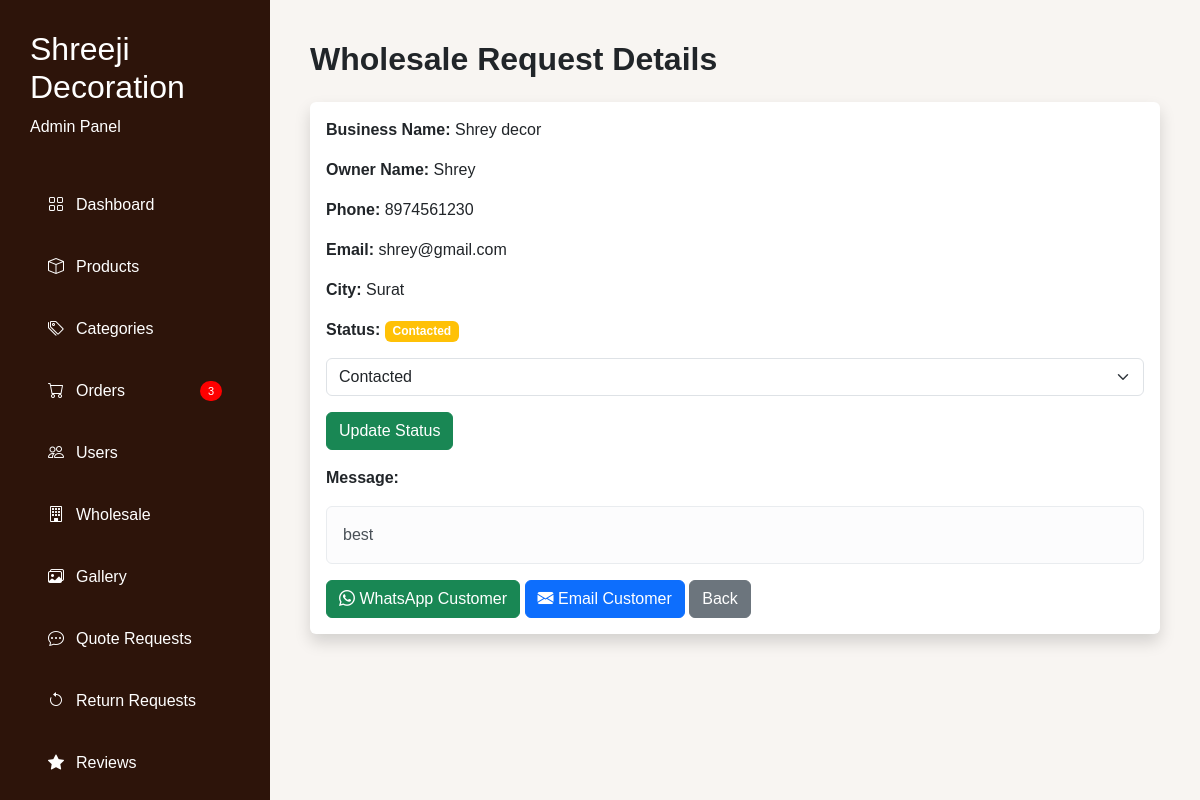
/admin/view-wholesale.php?id=1, run on the app's committed database.
### tables this page shows
CREATE TABLE `wholesale_requests` (
  `id` int(11) NOT NULL,
  `business_name` varchar(255) DEFAULT NULL,
  `owner_name` varchar(255) DEFAULT NULL,
  `phone` varchar(20) DEFAULT NULL,
  `email` varchar(255) DEFAULT NULL,
  `city` varchar(100) DEFAULT NULL,
  `address` text DEFAULT NULL,
  `message` text DEFAULT NULL,
  `status` varchar(50) DEFAULT 'Pending',
  `created_at` timestamp NOT NULL DEFAULT current_timestamp(),
  `admin_seen` tinyint(1) DEFAULT 0
);

### admin/view-wholesale.php (the view, shortened to what this page needs)
<?php
require_once '../config/db.php';
$id = (int)($_GET['id'] ?? 0);
$result = mysqli_query(
    $conn,
    "SELECT * FROM wholesale_requests
WHERE id = $id"
);
$request = mysqli_fetch_assoc($result);
?>
<!DOCTYPE html>
<html>
<head>
    <link href="https://cdn.jsdelivr.net/npm/bootstrap@5.3.3/dist/css/bootstrap.min.css" rel="stylesheet">
    <link rel="stylesheet" href="https://cdn.jsdelivr.net/npm/bootstrap-icons@1.11.3/font/bootstrap-icons.min.css">
</head>
<body>
    <?php include 'includes/sidebar.php'; ?>
    <div class="main-content" style="margin-left:270px;padding:40px;">
        <h2 class="fw-bold mb-4">
            Wholesale Request Details
        </h2>
        <div class="card shadow border-0">
            <div class="card-body">
                <p>
                    <strong>Business Name:</strong>
                    <?= $request['business_name']; ?>
                </p>
                <p>
                    <strong>Owner Name:</strong>
                    <?= $request['owner_name']; ?>
                </p>
                <p>
                    <strong>Phone:</strong>
                    <?= $request['phone']; ?>
                </p>
                <p>
                    <strong>Email:</strong>
                    <?= $request['email']; ?>
                </p>
                <?php if (isset($request['city'])) { ?>
                    <p>
                        <strong>City:</strong>
                        <?= $request['city']; ?>
                    </p>
                <?php } ?>
                <p>
                <p>
                    <strong>Status:</strong>
                    <span class="badge bg-warning">
                        <?= $request['status']; ?>
                    </span>
                </p>
                <form method="POST">
                    <select
                        name="status"
                        class="form-select">
                        <option value="Contacted"
                            <?= $request['status'] == 'Contacted' ? 'selected' : '' ?>>
                            Contacted
                        </option>
                    </select>
                    <button
                        type="submit"
                        class="btn btn-success mt-3">
                        Update Status
                    </button>
                </form>
                </p>
                <?php if (isset($request['message'])) { ?>
                    <p>
                        <strong>Message:</strong>
                    </p>
                    <div class="alert alert-light">
                        <?= nl2br($request['message']); ?>
                    </div>
                <?php } ?>
                <a
                    href="https://wa.me/91<?= $request['phone']; ?>"
                    target="_blank"
                    class="btn btn-success">
                    <i class="bi bi-whatsapp"></i>
                    WhatsApp Customer
                </a>
                <a
                    href="mailto:<?= $request['email']; ?>?subject=Wholesale Partnership Request&body=Dear <?= urlencode($request['owner_name']); ?>,%0D%0A%0D%0AThank you for your interest in Shreeji Decoration Wholesale Program.%0D%0A%0D%0ARegards,%0D%0AShreeji Decoration"
                    class="btn btn-primary">
                    <i class="bi bi-envelope-fill"></i>
                    Email Customer
                </a>
                <a
                    href="wholesale.php"
                    class="btn btn-secondary">
                    Back
                </a>
            </div>
        </div>
    </div>
</body>
</html>

### admin/view-wholesale.php (style rules this page uses)
body { background: #f8f5f2; font-family: Poppins, sans-serif; }
.main-content { margin-left: 270px; padding: 40px; }

### data on the page
wholesale_requests: business_name "Shrey decor", owner_name "Shrey", phone "8974561230", email "shrey@gmail.com", city "Surat", status "Contacted", message "best"

### other printed values
$newOrders "3"
